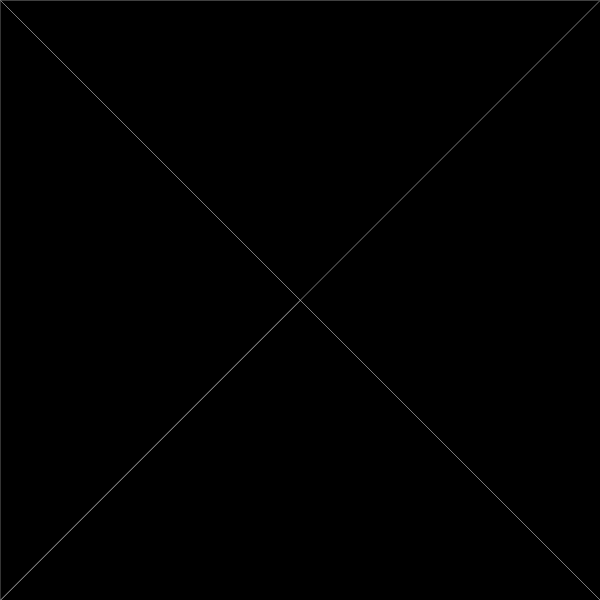
Frame 1 (no input)
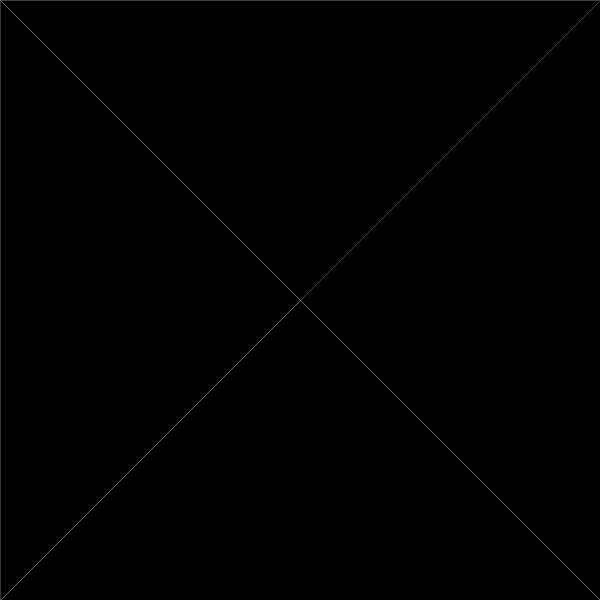
Frame 60 (the mouse pressed at the canvas centre just before this capture)
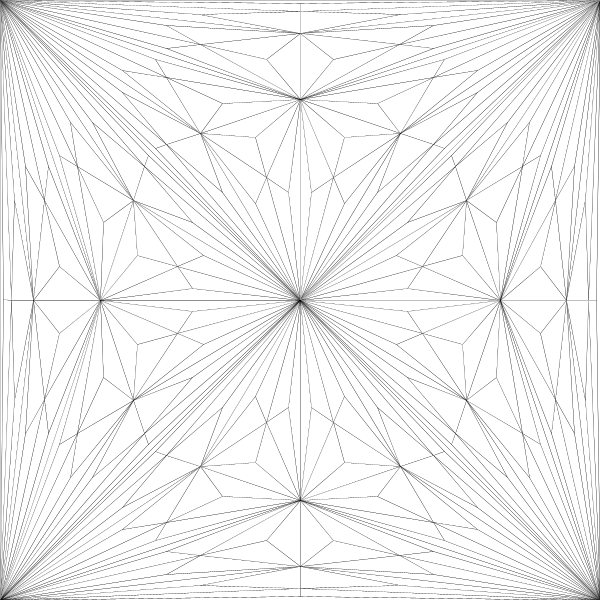
Frame 120 (the mouse held since frame 60 and released just before this capture)

The Processing sketch that drew these frames (run headless with seeded random() and noise(); from frame 60 on, the mouse is pressed at the canvas centre):

// Processing sketch: processing_184518
// ── processing_184518.pde

PVector[][] t = new PVector[4][3];
float[][] matrix = {{1, 0, 0, 0},
                    {1, 1, 1, 0},
                    {0, 1, 1, 1},
                    {0, 0, 0, 1}};

float iterations;

int cStroke = 255,
    cFill = 0;


/*---------------------*/


void setup()
{
  size(600, 600);
  for (int i = 0; i < 4; i++)
  {   
    t[i][0] = new PVector(matrix[i][0]*width, matrix[i][1]*height); 
    t[i][1] = new PVector(matrix[i][2]*width, matrix[i][3]*height);
    t[i][2] = new PVector(width/2, height/2);
  }
}


/*---------------------*/



void draw()
{    
  iterations = map(mouseX, 0, width, 0, 9);    
  for (int i = 0; i < t.length; i++)  {  triangles(t[i][0], t[i][1], t[i][2], 1);  }
}


/*---------------------*/


void mousePressed()
{
  cStroke = 255 - cStroke;
  cFill = 255 - cFill;
}


/*---------------------*/


void triangles(PVector p1, PVector p2, PVector p3, int k)
{
  
  
  PVector[] p = {p1, p2, p3};
  PVector c = baricenter(p);   //find the center of the circle
  
  if (k < iterations)
  {
    triangles(p1, p2, c, k + 1);
    triangles(p2, p3, c, k + 1);
    triangles(p3, p1, c, k + 1);
  }
  else
  {
    strokeWeight(0.2);
    stroke(cStroke);
    fill(cFill); 
    triangle(p1.x, p1.y,    p2.x, p2.y,    p3.x, p3.y);
  }
}


/*---------------------*/


PVector baricenter(PVector[] p)
{
  //calculate the midpoint of two edges of the triangle
  PVector[] mp = new PVector[2];  //midpoint
  PVector[] op = new PVector[2];  //opposite point
  
  mp[0] = midpoint(p[0], p[1]);    op[0] = p[2];
  mp[1] = midpoint(p[1], p[2]);    op[1] = p[0];
  
  //calculate the equation of the lines from the midpoint to the opposite vertex
  PVector[] eq = new PVector[2];  
  for (int i = 0; i < 2; i++)  {  eq[i] = lineEquation(mp[i], op[i]);  }
  
  
  //calculate x and y coordinates of the baricenter of the circle (the intersection of the two lines)
  PVector o = new PVector(0,0);
  o.x = (eq[1].y * eq[0].z - eq[0].y * eq[1].z) / (eq[0].x * eq[1].y - eq[1].x * eq[0].y);
  o.y =  (eq[0].x * eq[1].z - eq[1].x * eq[0].z) / (eq[0].x * eq[1].y - eq[1].x * eq[0].y);
  
  return o;
}


/*---------------------*/


PVector midpoint(PVector A, PVector B)
{
  PVector M; 
   
  float r = dist(A.x, A.y, B.x, B.y);  //distance AB
  float theta = atan2(B.y - A.y, B.x - A.x);  //inclination of AB
 
  r /= 2; //half distance for the midpoint
  M = new PVector(A.x + r*cos(theta), A.y + r*sin(theta)); //midpoint
    
  return M;
}


/*---------------------*/


PVector lineEquation(PVector p1, PVector p2)
{
  float A = p1.y - p2.y;
  float B = p2.x - p1.x;
  float C = A*p1.x + B*p1.y;
  PVector eq = new PVector (A, B, C); //equation of the line (Ax + By = C) 
  return eq;
}
